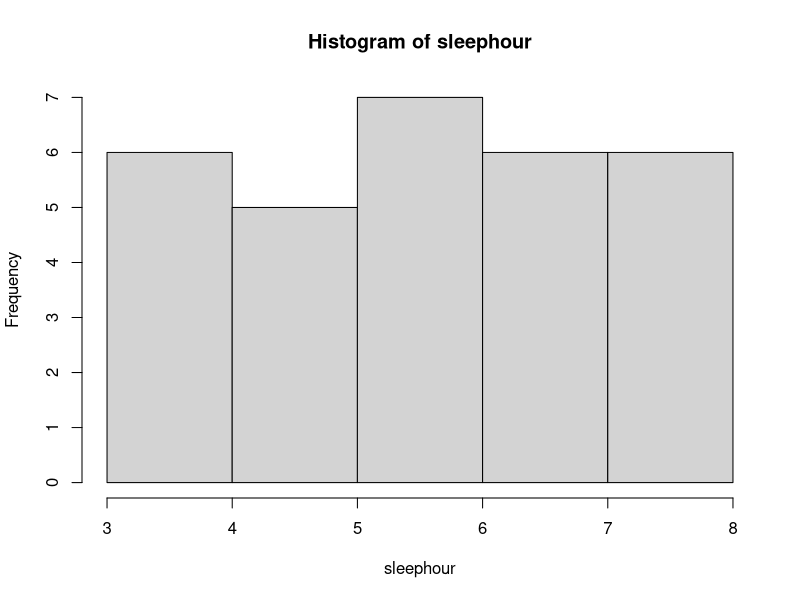
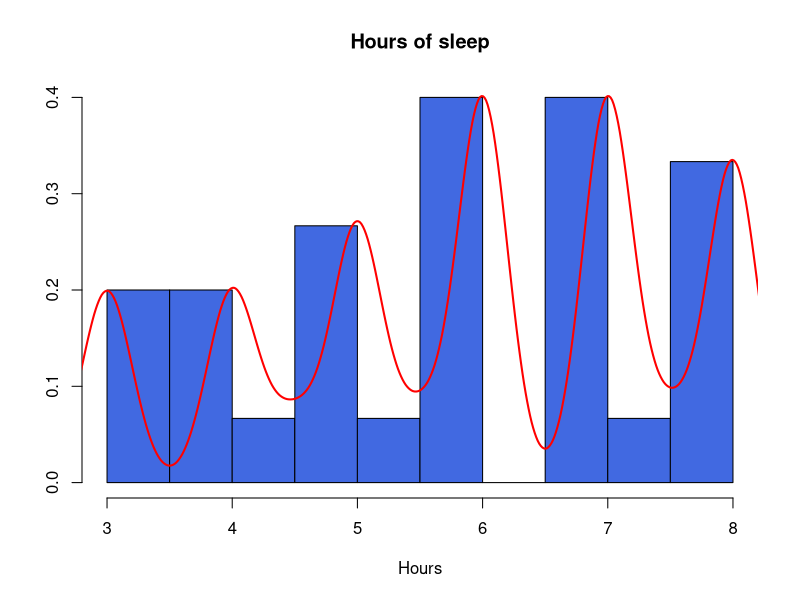

R code for these plots, in order:
#-------------------------------------------#
# Density estimation demo
#-------------------------------------------#
sleephour=c(4, 4.5,  5, 5, 8, 5, 7,
            6, 6, 7.5, 8, 6, 4, 
            7, 7, 4, 6, 7, 7, 3, 8, 
            8, 3, 6, 5, 5.5, 3, 6, 8, 7)

hist(sleephour)

hist(sleephour,
     xlab='Hours',
     main='Hours of sleep',
     probability=T, 
     col='royalblue',
     ylab=NA,
     nclass =10)


#larger bandwidth (bw) = smoother fitting
#choice of bandwidth also depends of the scale of data
dest <- density(sleephour,kernel="gaussian",bw=0.2)
lines(dest,col="red",lwd=2)
